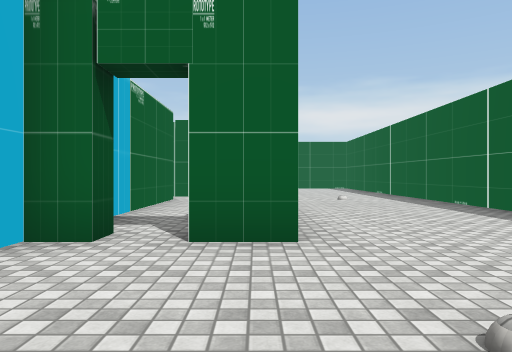
[1] (above)

24 first-person views from a walk through a Unity game level. The camera is 1.2 m above the floor, looks level and sees 70° across. The floor is counted in squares, 2 m on a side. Each view is taken from the middle of a square. On the plan, view 1 faces up. The plan holds only what a view shows up to about 10 squares ahead; the rest is blank. The place goes on beyond the plan. The player character is not drawn. Some animated figures are left out. Some surface patterns are stand-ins.

[2]
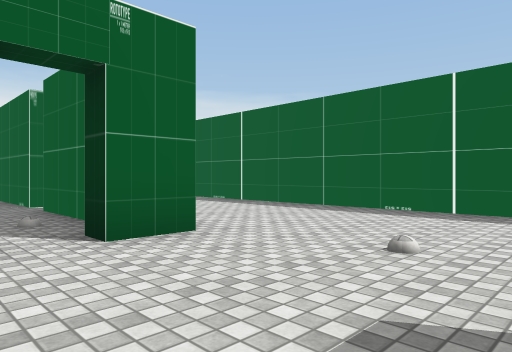

[3]
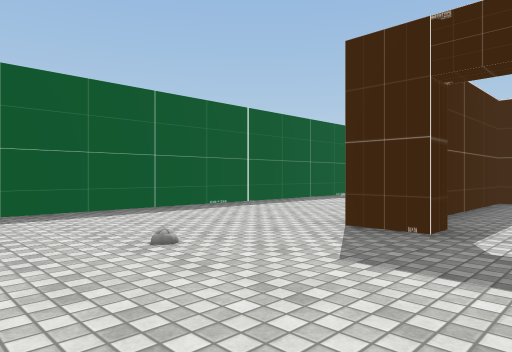

[4]
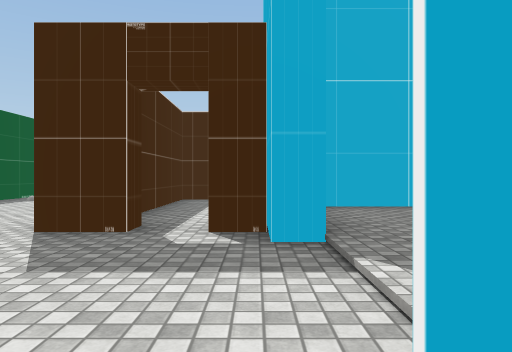

[5]
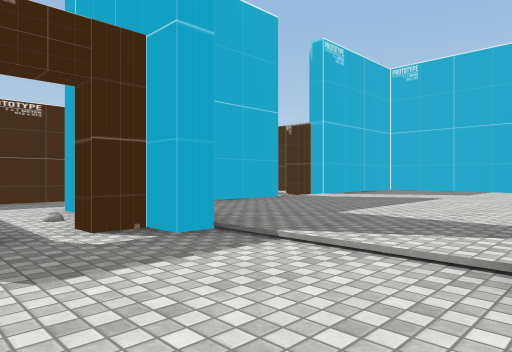

[6]
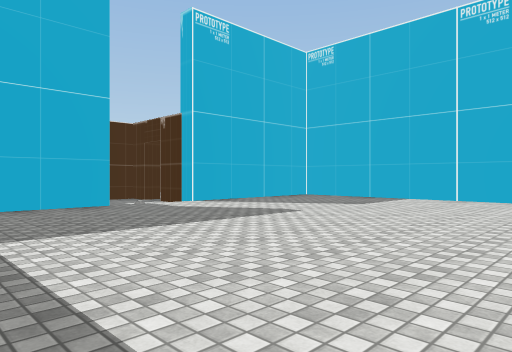

[7]
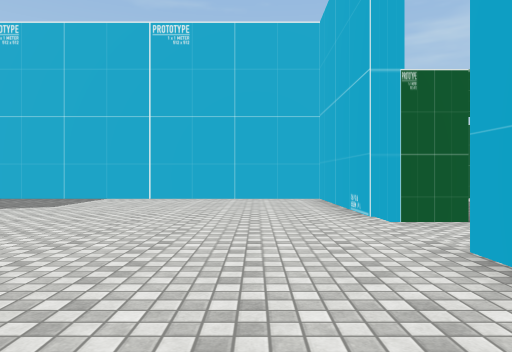

[8]
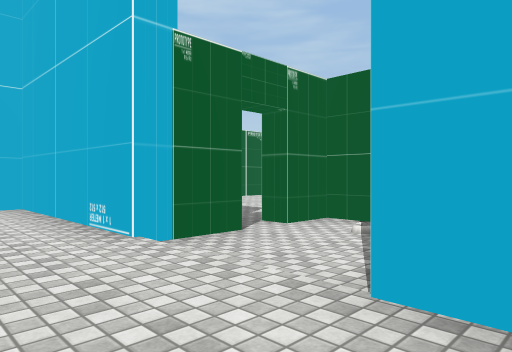

[9]
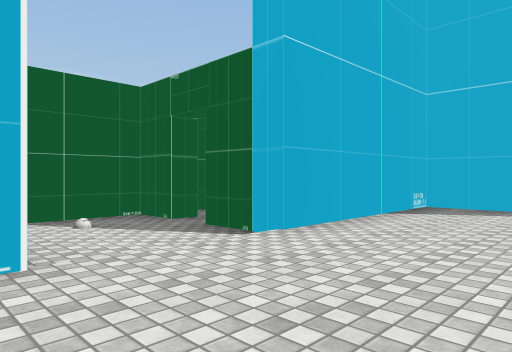

[10]
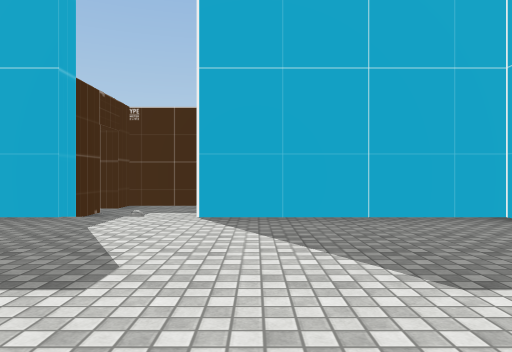

[11]
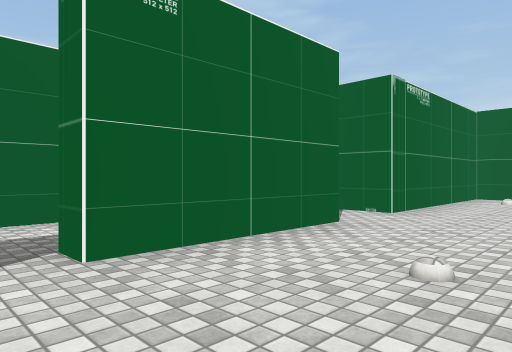

[12]
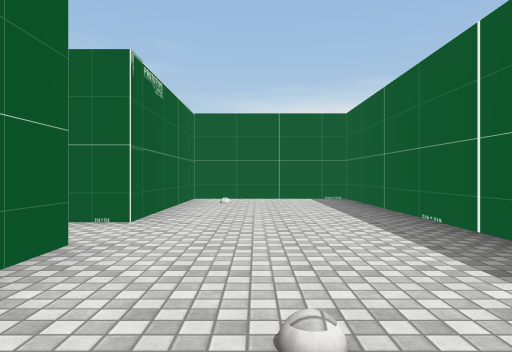

[13]
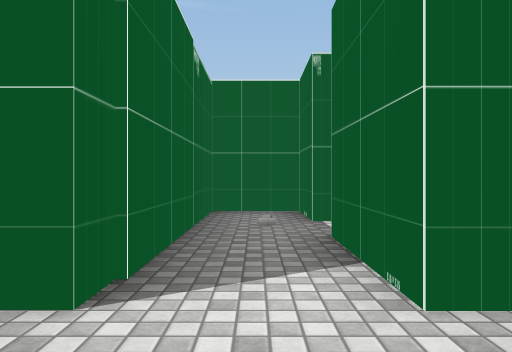

[14]
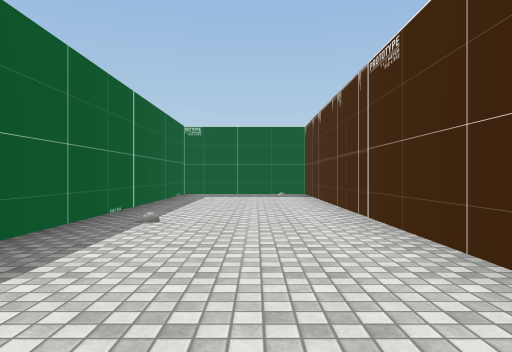

[15]
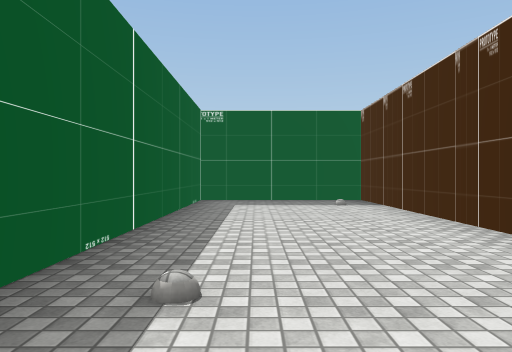

[16]
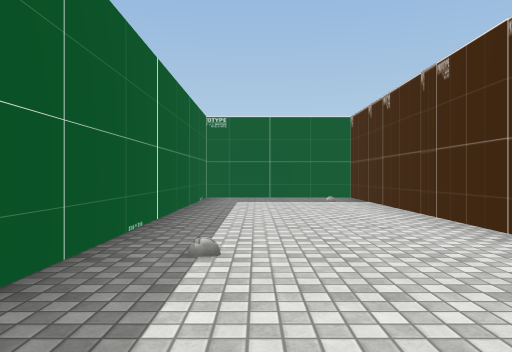

[17]
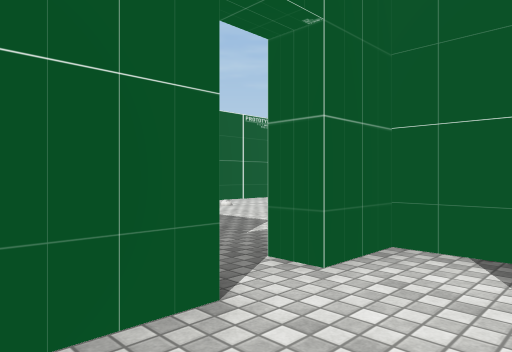

[18]
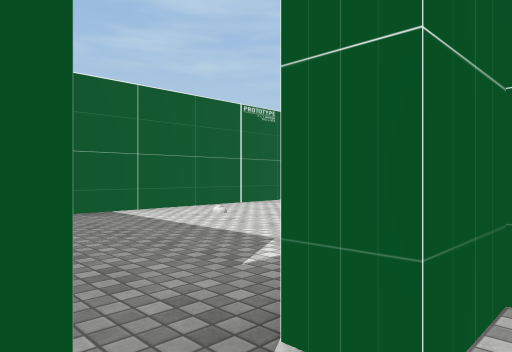

[19]
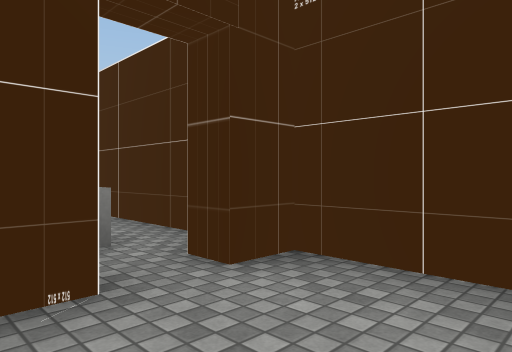

[20]
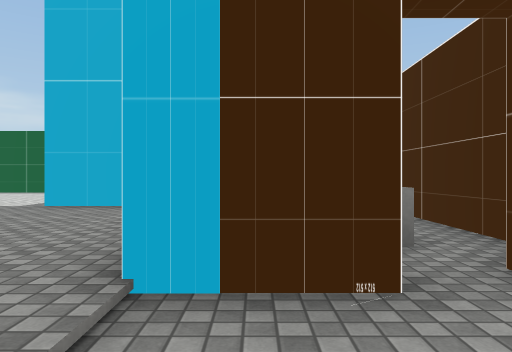

[21]
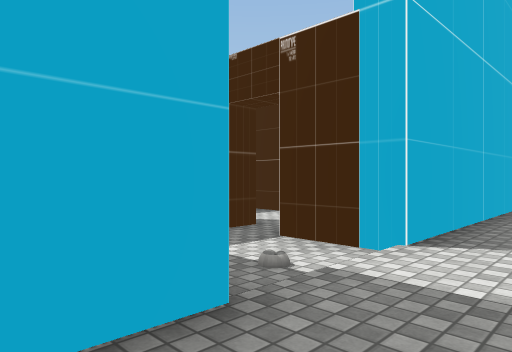

[22]
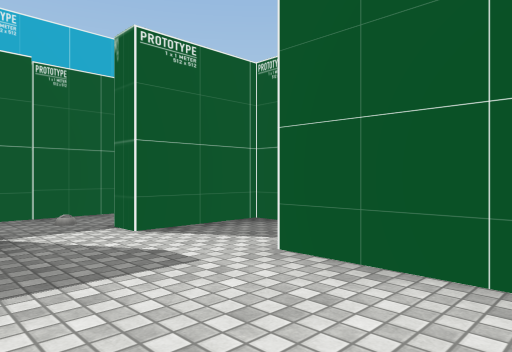

[23]
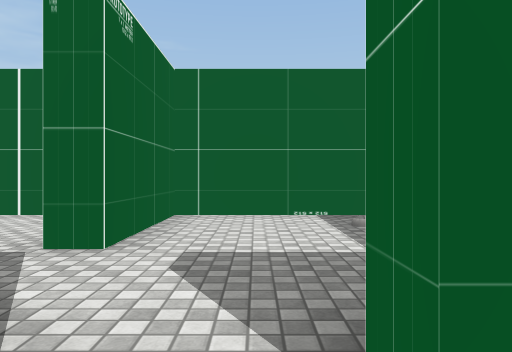

[24]
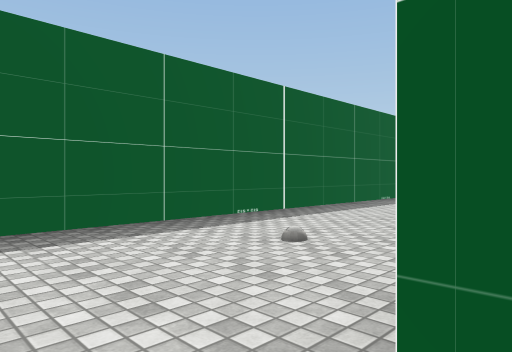

### Floor plan
Points are (right, up) in squares from view 1. A wall is a line through its corners. A room is listed if a view was taken in it or the views show most of it. See-through windows are left out.
Room 1 (views 1, 2, 3, 4, 5, 6, 7, 8, 9, 10, 11, 12, 13, 14, 15, 16, 17, 18, 19, 20, 21)
walls: (-1.5, 3.3) (-2.1, 3.3) (-2.1, 2.6); (-2.6, 4.2) (-2.6, 5.7) (-6.9, 5.7) (-6.9, 7.1); (0.5, 3.3) (-0.6, 3.3); (-0.6, -1.5) (-0.6, -0.9) (0.5, -0.9); (-2.6, -1.8) (-2.6, -0.3) (-2.1, -0.3) (-2.1, -0.9) (-1.5, -0.9) (-1.5, -1.5); (0.4, -3.2) (0.4, -13.1) (4.4, -13.1) (4.4, 17.6) (0.4, 17.6) (0.4, 12.8); (-6.9, 8) (-6.9, 9) (-9.4, 9) (-9.4, 8); (-7.1, -4.9) (-7.1, -3.3) (-3.1, -3.3); (-9.4, 7.2) (-9.4, 5.7) (-13.6, 5.7) (-13.6, -3.3) (-9.1, -3.3) (-9.1, -4.8); (0.4, 11.2) (0.4, 8)
ways out: opening at (-0.5, 12) to room 3; opening at (-1, 4) to room 4; gap at (0, 7.5) to room 4; opening at (-8.5, -3.5); opening at (-1, -1); gap at (-10, 7.5)
objects: other object (-8, -4); other object (-8, 8); other object (1, -12); other object (1, 1); other object (1, 16); other object (2, 9); other object (3, -6)
Room 2 (view 22)
walls: (-1.6, 12.8) (-1.6, 13.2); (-4.8, 13.8) (-4.8, 13.3) (-2.9, 13.3) (-2.9, 12.8); (-0.2, 17.6) (-3.3, 17.6) (-3.3, 15) (-3.8, 15)
ways out: opening at (-2, 13) to room 3
objects: other object (-1, 16)
Room 3 (views 23, 24)
walls: (-2.9, 12.8) (-4.2, 12.8) (-4.2, 11.2) (0.4, 11.2); (0.4, 12.8) (-1.6, 12.8)
ways out: opening at (-0.5, 12) to room 1; opening at (-2, 13) to room 2
objects: other object (-3, 12)
Room 4 (no view inside)
walls: (-0.1, 8) (-0.1, 10.6); (-0.1, 5.1) (-0.1, 7); (-2.1, 9.5) (-2.1, 5.5); (-1.5, 3.9) (-1.5, 3.3); (-0.6, 3.3) (-0.6, 3.9)
ways out: opening at (-1, 4) to room 1; gap at (0, 7.5) to room 1
objects: other object (-1, 5)

Where each view was taken, in squares from view 1:
view 1: 0 up, 0 right, facing up
view 2: 0 up, 2 left, facing up-right
view 3: 3 up, 2 left, facing down-right
view 4: 3 up, 2 left, facing down
view 5: 3 up, 0 right, facing down-left
view 6: 4 up, 4 left, facing down-left
view 7: 4 up, 4 left, facing left
view 8: 4 up, 6 left, facing up-left
view 9: 3 up, 10 left, facing up-right
view 10: 2 up, 10 left, facing down
view 11: 7 up, 3 right, facing up-left
view 12: 8 up, 2 right, facing up
view 13: 12 up, 2 right, facing left
view 14: 1 down, 2 right, facing down
view 15: 4 down, 3 right, facing down
view 16: 3 down, 3 right, facing down
view 17: 6 up, 8 left, facing up-left
view 18: 7 up, 9 left, facing up-left
view 19: 4 down, 9 left, facing down-right
view 20: 4 down, 9 left, facing right
view 21: 2 down, 6 left, facing down-left
view 22: 17 up, 1 left, facing down-left
view 23: 12 up, 2 left, facing up
view 24: 12 up, 0 right, facing down-right
